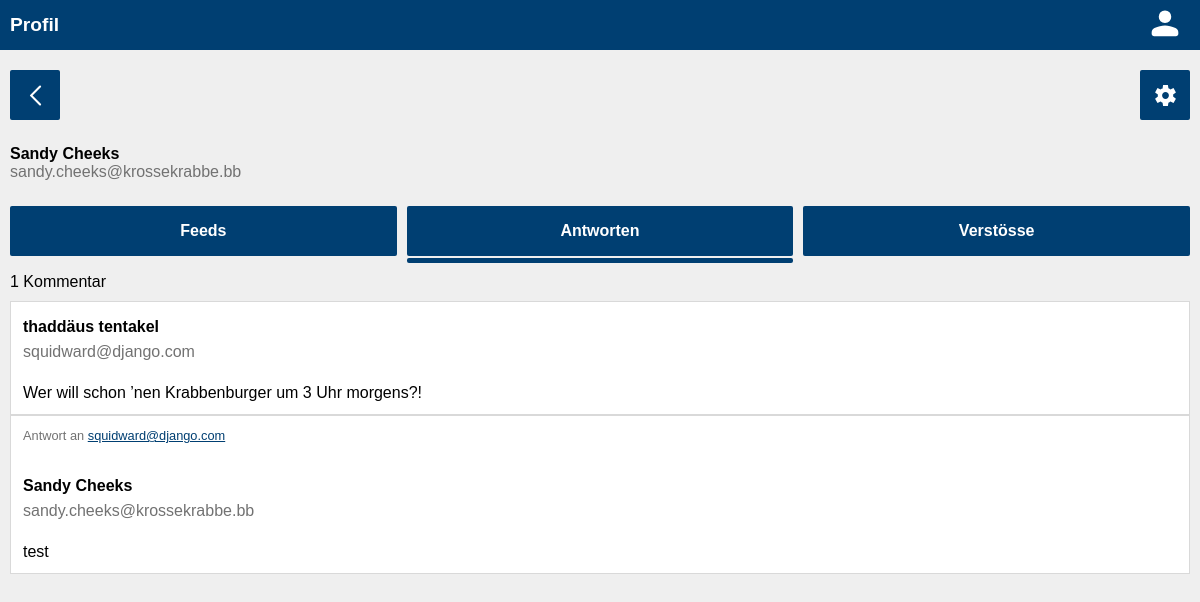
The page /users/11/commentaries (signed in) on the database its author committed.
### authentication/models.py (models this page shows)
class User(AbstractUser):
    email = models.EmailField(_("email address"), unique=True)
    USERNAME_FIELD = "email"
    REQUIRED_FIELDS = ["username"]
    birthdate = models.DateField(null = True)
    verified = models.BooleanField(null = True)
    role = models.ForeignKey(Role, on_delete=models.SET_NULL, related_name="roles", null=True, blank=True)

### commentary/models.py (models this page shows)
class Commentary(models.Model):
    text = models.TextField(max_length=200)
    feed = models.ForeignKey(Feed, on_delete=models.CASCADE, related_name="commentaries")
    author = models.ForeignKey(User, on_delete=models.CASCADE, related_name="commentaries")
    class Meta:
        ordering = ['-id']

### feeds/models.py (models this page shows)
class Feed(models.Model):
    text = models.TextField(max_length=200)
    author = models.ForeignKey(
        User,
        on_delete=models.CASCADE,
        related_name="feeds",
    )
    class Meta:
        ordering = ['-id']

### authentication/views.py (the view)
# urls.py: path("users/<slug:pk>/commentaries", UserCommentariesView.as_view(), name="user_commentaries"),
class UserCommentariesView(generic.DetailView):
    model = User
    template_name = 'authentication/user_commentaries.html'

### authentication/templates/authentication/user_commentaries.html (shortened to what this page needs)
{% load static %}
<!DOCTYPE html>
<html lang="en">
<head>
    <link rel="stylesheet" href="{% static 'global.css' %}">
    <link rel="stylesheet" href="{% static 'header.css' %}">
    <link rel="stylesheet" href="{% static 'users.css' %}">
    <link rel="stylesheet" href="{% static 'style.css' %}">
    <link rel="stylesheet" href="{% static 'feeds.css' %}">
</head>
<body>
<header>
    <h1 class="title">Profil</h1>
    <div class="profile">
        <a href="{% url 'user' request.user.id %}"><img src="{% static 'svgs/account.svg' %}" height="40px" /></a>
    </div>
</header>
<main>
    <div class="grid-buttons grid-buttons-user">
        <a href="{% url 'feeds' %}" class="crud-button back">
            <img src="{% static 'svgs/back.svg' %}" height="25px" />
        </a>
        {% if request.user.id == user.id or perms.authentication.change_user %}
            <a href="{% url 'user_update' user.id %}" class="crud-button update">
                <img src="{% static 'svgs/settings.svg' %}" height="25px" />
            </a>
        {% endif %}
    </div>
    <div>
        <div class="user">
            {% if user.first_name != "" and user.last_name %}
            <p class="fulname">{{ user.first_name }} {{ user.last_name }}</p>
            {% else %}
            <p class="fulname">Unknown</p>
            {% endif %}
            <p class="email">{{ user.email }}</p>
        </div>
    </div>
    <div class="grid-tab-commentaries feeds">
        <a href="{% url 'user' user.id %}" class="tab">
            Feeds
        </a>
        <a class="tab replies">
            Antworten
        </a>
        <a href="{% url 'user_warns' user.id %}" class="tab warns">
            Verstösse
        </a>
        <div class="current">
        </div>
    </div>
<div class="count">
    {% if user.commentaries.count > 1 or user.commentaries.count < 1 %}
        <p>{{ user.commentaries.count }} Kommentare</p>
    {% else %}
        <p>{{ user.commentaries.count }} Kommentar</p>
    {% endif %}
</div>
<div class="grid-commentaries">
    {% for commentary in user.commentaries.all %}
        <a href="{% url 'feed' commentary.feed.id %}">
            <div class="card feed">
                <div class="author">
                    {% if commentary.feed.author.first_name != "" and commentary.feed.author.last_name != "" %}
                        <p class="fulname">{{ commentary.feed.author.first_name }} {{ commentary.feed.author.last_name }}</p>
                    {% else %}
                        <p class="fulname">Unknown</p>
                    {% endif %}
                    <p class="email">{{ commentary.feed.author.email }}</p>
                </div>
                <div class="text">
                    <p>{{ commentary.feed.text }}</p>
                </div>
            </div>
            <div class="card commentary">
                <div class="answer">
                    <p>Antwort an <span class="answer-email">{{ commentary.feed.author.email }}</span></p>
                </div>
                <div class="author">
                    {% if commentary.author.first_name != "" and commentary.author.last_name != "" %}
                        <p class="fulname">{{ commentary.author.first_name }} {{ commentary.author.last_name }}</p>
                    {% else %}
                        <p class="fulname">Unknown</p>
                    {% endif %}
                    <p class="email">{{ commentary.author.email }}</p>
                </div>
                <div class="text">
                    <p>{{ commentary.text }}</p>
                </div>
            </div>
        </a>
    {% endfor %}
</div>
</main>

### authentication/static/global.css (style rules this page uses)
* { margin: 0; padding: 0; font-family: "Quicksand-Regular", sans-serif; }
html, body { height: 100%; background-color: #EFEFEF; }
main { position: relative; padding: 10px; }
a { color: #003f72; text-decoration: none; }

### authentication/static/header.css (style rules this page uses)
header { height: 50px; display: grid; grid-template-rows: 50px; grid-template-columns: 1fr 50px; grid-template-areas: "title profile"; background-color: #003f72; color: white; font-weight: bold; padding: 0 10px; }
header .title { grid-area: title; font-size: 1.2rem; display: flex; align-items: center; }
.profile { grid-area: profile; display: flex; justify-content: center; align-items: center; filter: invert(); }
.profile a { justify-content: center; align-items: center; }

### authentication/static/users.css (style rules this page uses)
.user { margin: 25px 0; }
.user .fulname { font-weight: bold; grid-area: fulname; display: flex; align-items: center; }
.user .email { grid-area: email; display: flex; align-items: center; color: #727272 }
.grid-tab-commentaries { display: grid; grid-gap: 2px 10px; grid-template-rows: 50px 5px; grid-template-columns: 1fr 1fr 1fr; grid-template-areas: "feeds replies warns" ". current ."; margin: 10px 0; }
.tab { display: flex; justify-content: center; align-items: center; background-color: #003f72; font-weight: bold; color: white; border-radius: 2px; }
.current { grid-area: current; background-color: #003f72; border-radius: 2px; }
.count { margin: 10px 0; }

### authentication/static/style.css (style rules this page uses)
.card { border-color: #d9d9d9; border-width: 1px; border-style: solid; background-color: white; }

### feeds/static/feeds.css (style rules this page uses)
.grid-buttons { display: grid; grid-gap: 10px; grid-template-columns: 50px 1fr 50px 50px; grid-template-rows: 50px; margin: 10px 0; }
.grid-buttons-user { grid-template-areas: "back . . update"; }
.crud-button { cursor: pointer; display: flex; justify-content: center; align-items: center; color: white; font-size: 1.2rem; font-weight: bold; border-radius: 2px; }
.crud-button img { filter: invert(); }
.back { grid-area: back; background-color: #003f72; }
.update { grid-area: update; background-color: #003f72; }
.feed { display: grid; grid-gap: 20px; grid-template-columns: 1fr; grid-template-rows: 50px 1fr; grid-template-areas: "author" "text"; padding: 12px; }
.feed a, .feed p, .commentary a, .commentary p { text-decoration: none; color: black; word-break: break-word; }
.feed .author { grid-area: author; display: grid; grid-template-rows: 1fr 1fr; grid-template-columns: 1fr; grid-template-areas: "fulname" "email"; }
.author .fulname { font-weight: bold; grid-area: fulname; display: flex; align-items: center; }
.author .email { grid-area: email; display: flex; align-items: center; color: #727272 }
.feed .text { grid-area: text; }
.grid-commentaries { display: grid; grid-gap: 20px; }
.commentary { display: grid; grid-gap: 20px; grid-template-columns: 1fr; grid-template-rows: 25px 50px 1fr; grid-template-areas: "answer" "author" "text"; padding: 12px; }
.commentary .author { grid-area: author; display: grid; grid-template-rows: 1fr 1fr; grid-template-columns: 1fr; grid-template-areas: "fulname" "email"; }
.commentary .answer { grid-area: answer; }
.answer { font-size: 0.8rem; }
.answer p { color: #727272 }
.answer .answer-email { text-decoration: underline; color: #003f72; }

### rows shown on the page
User: first_name "Sandy", last_name "Cheeks", email "sandy.cheeks@krossekrabbe.bb", commentaries.count "1"
Commentary: feed.author.first_name "thaddäus", feed.author.last_name "tentakel", feed.author.email "squidward@django.com", feed.text "Wer will schon ’nen Krabbenburger um 3 Uhr morgens?!", author.first_name "Sandy", author.last_name "Cheeks", author.email "sandy.cheeks@krossekrabbe.bb", text "test"
